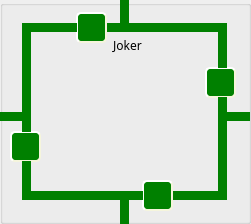
    <widget class="QGroupBox" name="Joker_groupBox">
     <property name="geometry">
      <rect>
       <x>1238</x>
       <y>359</y>
       <width>251</width>
       <height>224</height>
      </rect>
     </property>
     <property name="styleSheet">
      <string notr="true"/>
     </property>
     <property name="title">
      <string/>
     </property>
     <widget class="QLabel" name="label_42">
      <property name="geometry">
       <rect>
        <x>100</x>
        <y>35</y>
        <width>55</width>
        <height>21</height>
       </rect>
      </property>
      <property name="font">
       <font>
        <family>Inter UI Medium</family>
       </font>
      </property>
      <property name="text">
       <string>Joker</string>
      </property>
      <property name="alignment">
       <set>Qt::AlignCenter</set>
      </property>
     </widget>
     <widget class="QPushButton" name="Joker_TLine7_butt">
      <property name="enabled">
       <bool>false</bool>
      </property>
      <property name="geometry">
       <rect>
        <x>172</x>
        <y>191</y>
        <width>46</width>
        <height>9</height>
       </rect>
      </property>
      <property name="minimumSize">
       <size>
        <width>20</width>
        <height>4</height>
       </size>
      </property>
      <property name="maximumSize">
       <size>
        <width>100</width>
        <height>20</height>
       </size>
      </property>
      <property name="sizeIncrement">
       <size>
        <width>1</width>
        <height>1</height>
       </size>
      </property>
      <property name="styleSheet">
       <string notr="true">#Joker_TLine7_butt{
background-color: green;
border-style: outset;
}
#Joker_TLine7_butt:checked{
	background-color: red;
}</string>
      </property>
      <property name="text">
       <string/>
      </property>
      <property name="checkable">
       <bool>true</bool>
      </property>
     </widget>
     <widget class="QLabel" name="label_43">
      <property name="geometry">
       <rect>
        <x>44</x>
        <y>56</y>
        <width>158</width>
        <height>111</height>
       </rect>
      </property>
      <property name="styleSheet">
       <string notr="true">border-image: url(:/img/powSub.jpg);</string>
      </property>
      <property name="text">
       <string/>
      </property>
     </widget>
     <widget class="QPushButton" name="Joker_TLine5_butt">
      <property name="enabled">
       <bool>false</bool>
      </property>
      <property name="geometry">
       <rect>
        <x>218</x>
        <y>112</y>
        <width>32</width>
        <height>9</height>
       </rect>
      </property>
      <property name="styleSheet">
       <string notr="true">#Joker_TLine5_butt{
background-color: green;
border-style: outset;
}
#Joker_TLine5_butt:checked{
	background-color: red;
}</string>
      </property>
      <property name="text">
       <string/>
      </property>
      <property name="checkable">
       <bool>true</bool>
      </property>
     </widget>
     <widget class="QPushButton" name="Joker_TLine2_butt">
      <property name="enabled">
       <bool>false</bool>
      </property>
      <property name="geometry">
       <rect>
        <x>128</x>
        <y>23</y>
        <width>99</width>
        <height>9</height>
       </rect>
      </property>
      <property name="minimumSize">
       <size>
        <width>20</width>
        <height>4</height>
       </size>
      </property>
      <property name="maximumSize">
       <size>
        <width>100</width>
        <height>20</height>
       </size>
      </property>
      <property name="sizeIncrement">
       <size>
        <width>1</width>
        <height>1</height>
       </size>
      </property>
      <property name="styleSheet">
       <string notr="true">#Joker_TLine2_butt{
background-color: green;
border-style: outset;
}
#Joker_TLine2_butt:checked{
	background-color: red;
}</string>
      </property>
      <property name="text">
       <string/>
      </property>
      <property name="checkable">
       <bool>true</bool>
      </property>
     </widget>
     <widget class="QPushButton" name="Joker_Rel3_butt">
      <property name="geometry">
       <rect>
        <x>10</x>
        <y>131</y>
        <width>31</width>
        <height>31</height>
       </rect>
      </property>
      <property name="minimumSize">
       <size>
        <width>31</width>
        <height>31</height>
       </size>
      </property>
      <property name="maximumSize">
       <size>
        <width>31</width>
        <height>31</height>
       </size>
      </property>
      <property name="toolTip">
       <string>&lt;html&gt;&lt;head/&gt;&lt;body&gt;&lt;p&gt;This is a relay, click on it to open or close.&lt;/p&gt;&lt;/body&gt;&lt;/html&gt;</string>
      </property>
      <property name="styleSheet">
       <string notr="true">#Joker_Rel3_butt{
border-image: url(:/img/relaySPDT.png);
background-color: green;
border-style: outset;
border-radius: 5px;
border-width:2px;
border-color:beige;
font-size:12px;
font-weight:100;
color: white;
max-width:23px;
max-height:23px;
min-width:23px;
min-height:23px;
padding:2px;

}
#Joker_Rel3_butt:checked{
	background-color: red;
}</string>
      </property>
      <property name="text">
       <string/>
      </property>
      <property name="checkable">
       <bool>true</bool>
      </property>
     </widget>
     <widget class="QPushButton" name="Joker_TLine10_butt">
      <property name="enabled">
       <bool>false</bool>
      </property>
      <property name="geometry">
       <rect>
        <x>31</x>
        <y>191</y>
        <width>89</width>
        <height>9</height>
       </rect>
      </property>
      <property name="minimumSize">
       <size>
        <width>26</width>
        <height>4</height>
       </size>
      </property>
      <property name="maximumSize">
       <size>
        <width>300</width>
        <height>40</height>
       </size>
      </property>
      <property name="sizeIncrement">
       <size>
        <width>1</width>
        <height>1</height>
       </size>
      </property>
      <property name="styleSheet">
       <string notr="true">#Joker_TLine10_butt{
background-color: green;
border-style: outset;
}
#Joker_TLine10_butt:checked{
	background-color: red;
}</string>
      </property>
      <property name="text">
       <string/>
      </property>
      <property name="checkable">
       <bool>true</bool>
      </property>
     </widget>
     <widget class="QPushButton" name="Joker_TLine16_butt">
      <property name="enabled">
       <bool>false</bool>
      </property>
      <property name="geometry">
       <rect>
        <x>106</x>
        <y>23</y>
        <width>15</width>
        <height>9</height>
       </rect>
      </property>
      <property name="minimumSize">
       <size>
        <width>15</width>
        <height>4</height>
       </size>
      </property>
      <property name="maximumSize">
       <size>
        <width>100</width>
        <height>40</height>
       </size>
      </property>
      <property name="sizeIncrement">
       <size>
        <width>1</width>
        <height>1</height>
       </size>
      </property>
      <property name="styleSheet">
       <string notr="true">#Joker_TLine16_butt{
background-color: green;
border-style: outset;
}
#Joker_TLine16_butt:checked{
	background-color: red;
}</string>
      </property>
      <property name="text">
       <string/>
      </property>
      <property name="checkable">
       <bool>true</bool>
      </property>
     </widget>
     <widget class="QPushButton" name="Joker_TLine1_butt">
      <property name="enabled">
       <bool>false</bool>
      </property>
      <property name="geometry">
       <rect>
        <x>120</x>
        <y>-1</y>
        <width>9</width>
        <height>33</height>
       </rect>
      </property>
      <property name="minimumSize">
       <size>
        <width>1</width>
        <height>1</height>
       </size>
      </property>
      <property name="maximumSize">
       <size>
        <width>1000</width>
        <height>1000</height>
       </size>
      </property>
      <property name="sizeIncrement">
       <size>
        <width>1</width>
        <height>1</height>
       </size>
      </property>
      <property name="styleSheet">
       <string notr="true">#Joker_TLine1_butt{
background-color: green;
border-style: outset;
}
#Joker_TLine1_butt:checked{
	background-color: red;
}</string>
      </property>
      <property name="text">
       <string/>
      </property>
      <property name="checkable">
       <bool>true</bool>
      </property>
     </widget>
     <widget class="QPushButton" name="Joker_Rel1_butt">
      <property name="geometry">
       <rect>
        <x>205</x>
        <y>67</y>
        <width>31</width>
        <height>31</height>
       </rect>
      </property>
      <property name="minimumSize">
       <size>
        <width>31</width>
        <height>31</height>
       </size>
      </property>
      <property name="maximumSize">
       <size>
        <width>31</width>
        <height>31</height>
       </size>
      </property>
      <property name="toolTip">
       <string>&lt;html&gt;&lt;head/&gt;&lt;body&gt;&lt;p&gt;This is a relay, click on it to open or close.&lt;/p&gt;&lt;/body&gt;&lt;/html&gt;</string>
      </property>
      <property name="styleSheet">
       <string notr="true">#Joker_Rel1_butt{
border-image: url(:/img/relaySPDT.png);
background-color: green;
border-style: outset;
border-radius: 5px;
border-width:2px;
border-color:beige;
font-size:12px;
font-weight:100;
color: white;
max-width:23px;
max-height:23px;
min-width:23px;
min-height:23px;
padding:2px;

}
#Joker_Rel1_butt:checked{
	background-color: red;
}</string>
      </property>
      <property name="text">
       <string/>
      </property>
      <property name="checkable">
       <bool>true</bool>
      </property>
     </widget>
     <widget class="QPushButton" name="Joker_TLine14_butt">
      <property name="enabled">
       <bool>false</bool>
      </property>
      <property name="geometry">
       <rect>
        <x>22</x>
        <y>31</y>
        <width>9</width>
        <height>81</height>
       </rect>
      </property>
      <property name="styleSheet">
       <string notr="true">#Joker_TLine14_butt{
background-color: green;
border-style: outset;
}
#Joker_TLine14_butt:checked{
	background-color: red;
}</string>
      </property>
      <property name="text">
       <string/>
      </property>
      <property name="checkable">
       <bool>true</bool>
      </property>
     </widget>
     <widget class="QPushButton" name="Joker_TLine4_butt">
      <property name="enabled">
       <bool>false</bool>
      </property>
      <property name="geometry">
       <rect>
        <x>218</x>
        <y>97</y>
        <width>9</width>
        <height>15</height>
       </rect>
      </property>
      <property name="styleSheet">
       <string notr="true">#Joker_TLine4_butt{
background-color: green;
border-style: outset;
}
#Joker_TLine4_butt:checked{
	background-color: red;
}</string>
      </property>
      <property name="text">
       <string/>
      </property>
      <property name="checkable">
       <bool>true</bool>
      </property>
     </widget>
     <widget class="QPushButton" name="Joker_Rel2_butt">
      <property name="geometry">
       <rect>
        <x>142</x>
        <y>180</y>
        <width>31</width>
        <height>31</height>
       </rect>
      </property>
      <property name="minimumSize">
       <size>
        <width>31</width>
        <height>31</height>
       </size>
      </property>
      <property name="maximumSize">
       <size>
        <width>31</width>
        <height>31</height>
       </size>
      </property>
      <property name="toolTip">
       <string>&lt;html&gt;&lt;head/&gt;&lt;body&gt;&lt;p&gt;This is a relay, click on it to open or close.&lt;/p&gt;&lt;/body&gt;&lt;/html&gt;</string>
      </property>
      <property name="styleSheet">
       <string notr="true">#Joker_Rel2_butt{
border-image: url(:/img/relaySPDT.png);
background-color: green;
border-style: outset;
border-radius: 5px;
border-width:2px;
border-color:beige;
font-size:12px;
font-weight:100;
color: white;
max-width:23px;
max-height:23px;
min-width:23px;
min-height:23px;
padding:2px;

}
#Joker_Rel2_butt:checked{
	background-color: red;
}</string>
      </property>
      <property name="text">
       <string/>
      </property>
      <property name="checkable">
       <bool>true</bool>
      </property>
     </widget>
     <widget class="QPushButton" name="Joker_TLine13_butt">
      <property name="enabled">
       <bool>false</bool>
      </property>
      <property name="geometry">
       <rect>
        <x>-2</x>
        <y>112</y>
        <width>33</width>
        <height>9</height>
       </rect>
      </property>
      <property name="styleSheet">
       <string notr="true">#Joker_TLine13_butt{
background-color: green;
border-style: outset;
}
#Joker_TLine13_butt:checked{
	background-color: red;
}</string>
      </property>
      <property name="text">
       <string/>
      </property>
      <property name="checkable">
       <bool>true</bool>
      </property>
     </widget>
     <widget class="QPushButton" name="Joker_TLine9_butt">
      <property name="enabled">
       <bool>false</bool>
      </property>
      <property name="geometry">
       <rect>
        <x>120</x>
        <y>191</y>
        <width>9</width>
        <height>33</height>
       </rect>
      </property>
      <property name="minimumSize">
       <size>
        <width>1</width>
        <height>1</height>
       </size>
      </property>
      <property name="maximumSize">
       <size>
        <width>1000</width>
        <height>1000</height>
       </size>
      </property>
      <property name="sizeIncrement">
       <size>
        <width>1</width>
        <height>1</height>
       </size>
      </property>
      <property name="styleSheet">
       <string notr="true">#Joker_TLine9_butt{
background-color: green;
border-style: outset;
}
#Joker_TLine9_butt:checked{
	background-color: red;
}</string>
      </property>
      <property name="text">
       <string/>
      </property>
      <property name="checkable">
       <bool>true</bool>
      </property>
     </widget>
     <widget class="QPushButton" name="Joker_Rel4_butt">
      <property name="geometry">
       <rect>
        <x>76</x>
        <y>12</y>
        <width>31</width>
        <height>31</height>
       </rect>
      </property>
      <property name="minimumSize">
       <size>
        <width>31</width>
        <height>31</height>
       </size>
      </property>
      <property name="maximumSize">
       <size>
        <width>31</width>
        <height>31</height>
       </size>
      </property>
      <property name="toolTip">
       <string>&lt;html&gt;&lt;head/&gt;&lt;body&gt;&lt;p&gt;This is a relay, click on it to open or close.&lt;/p&gt;&lt;/body&gt;&lt;/html&gt;</string>
      </property>
      <property name="styleSheet">
       <string notr="true">#Joker_Rel4_butt{
border-image: url(:/img/relaySPDT.png);
background-color: green;
border-style: outset;
border-radius: 5px;
border-width:2px;
border-color:beige;
font-size:12px;
font-weight:100;
color: white;
max-width:23px;
max-height:23px;
min-width:23px;
min-height:23px;
padding:2px;

}
#Joker_Rel4_butt:checked{
	background-color: red;
}</string>
      </property>
      <property name="text">
       <string/>
      </property>
      <property name="checkable">
       <bool>true</bool>
      </property>
     </widget>
     <widget class="QPushButton" name="Joker_TLine6_butt">
      <property name="enabled">
       <bool>false</bool>
      </property>
      <property name="geometry">
       <rect>
        <x>218</x>
        <y>121</y>
        <width>9</width>
        <height>79</height>
       </rect>
      </property>
      <property name="styleSheet">
       <string notr="true">#Joker_TLine6_butt{
background-color: green;
border-style: outset;
}
#Joker_TLine6_butt:checked{
	background-color: red;
}</string>
      </property>
      <property name="text">
       <string/>
      </property>
      <property name="checkable">
       <bool>true</bool>
      </property>
     </widget>
     <widget class="QPushButton" name="Joker_TLine3_butt">
      <property name="enabled">
       <bool>false</bool>
      </property>
      <property name="geometry">
       <rect>
        <x>218</x>
        <y>23</y>
        <width>9</width>
        <height>45</height>
       </rect>
      </property>
      <property name="styleSheet">
       <string notr="true">#Joker_TLine3_butt{
background-color: green;
border-style: outset;
}
#Joker_TLine3_butt:checked{
	background-color: red;
}</string>
      </property>
      <property name="text">
       <string/>
      </property>
      <property name="checkable">
       <bool>true</bool>
      </property>
     </widget>
     <widget class="QPushButton" name="Joker_TLine11_butt">
      <property name="enabled">
       <bool>false</bool>
      </property>
      <property name="geometry">
       <rect>
        <x>22</x>
        <y>161</y>
        <width>9</width>
        <height>39</height>
       </rect>
      </property>
      <property name="styleSheet">
       <string notr="true">#Joker_TLine11_butt{
background-color: green;
border-style: outset;
}
#Joker_TLine11_butt:checked{
	background-color: red;
}</string>
      </property>
      <property name="text">
       <string/>
      </property>
      <property name="checkable">
       <bool>true</bool>
      </property>
     </widget>
     <widget class="QPushButton" name="Joker_TLine8_butt">
      <property name="enabled">
       <bool>false</bool>
      </property>
      <property name="geometry">
       <rect>
        <x>129</x>
        <y>191</y>
        <width>14</width>
        <height>9</height>
       </rect>
      </property>
      <property name="minimumSize">
       <size>
        <width>12</width>
        <height>4</height>
       </size>
      </property>
      <property name="maximumSize">
       <size>
        <width>100</width>
        <height>40</height>
       </size>
      </property>
      <property name="sizeIncrement">
       <size>
        <width>1</width>
        <height>1</height>
       </size>
      </property>
      <property name="styleSheet">
       <string notr="true">#Joker_TLine8_butt{
background-color: green;
border-style: outset;
}
#Joker_TLine8_butt:checked{
	background-color: red;
}</string>
      </property>
      <property name="text">
       <string/>
      </property>
      <property name="checkable">
       <bool>true</bool>
      </property>
     </widget>
     <widget class="QPushButton" name="Joker_TLine15_butt">
      <property name="enabled">
       <bool>false</bool>
      </property>
      <property name="geometry">
       <rect>
        <x>22</x>
        <y>23</y>
        <width>55</width>
        <height>9</height>
       </rect>
      </property>
      <property name="minimumSize">
       <size>
        <width>20</width>
        <height>4</height>
       </size>
      </property>
      <property name="maximumSize">
       <size>
        <width>100</width>
        <height>20</height>
       </size>
      </property>
      <property name="sizeIncrement">
       <size>
        <width>1</width>
        <height>1</height>
       </size>
      </property>
      <property name="styleSheet">
       <string notr="true">#Joker_TLine15_butt{
background-color: green;
border-style: outset;
}
#Joker_TLine15_butt:checked{
	background-color: red;
}</string>
      </property>
      <property name="text">
       <string/>
      </property>
      <property name="checkable">
       <bool>true</bool>
      </property>
     </widget>
     <widget class="QPushButton" name="Joker_TLine12_butt">
      <property name="enabled">
       <bool>false</bool>
      </property>
      <property name="geometry">
       <rect>
        <x>22</x>
        <y>120</y>
        <width>9</width>
        <height>12</height>
       </rect>
      </property>
      <property name="styleSheet">
       <string notr="true">#Joker_TLine12_butt{
background-color: green;
border-style: outset;
}
#Joker_TLine12_butt:checked{
	background-color: red;
}</string>
      </property>
      <property name="text">
       <string/>
      </property>
      <property name="checkable">
       <bool>true</bool>
      </property>
     </widget>
    </widget>
